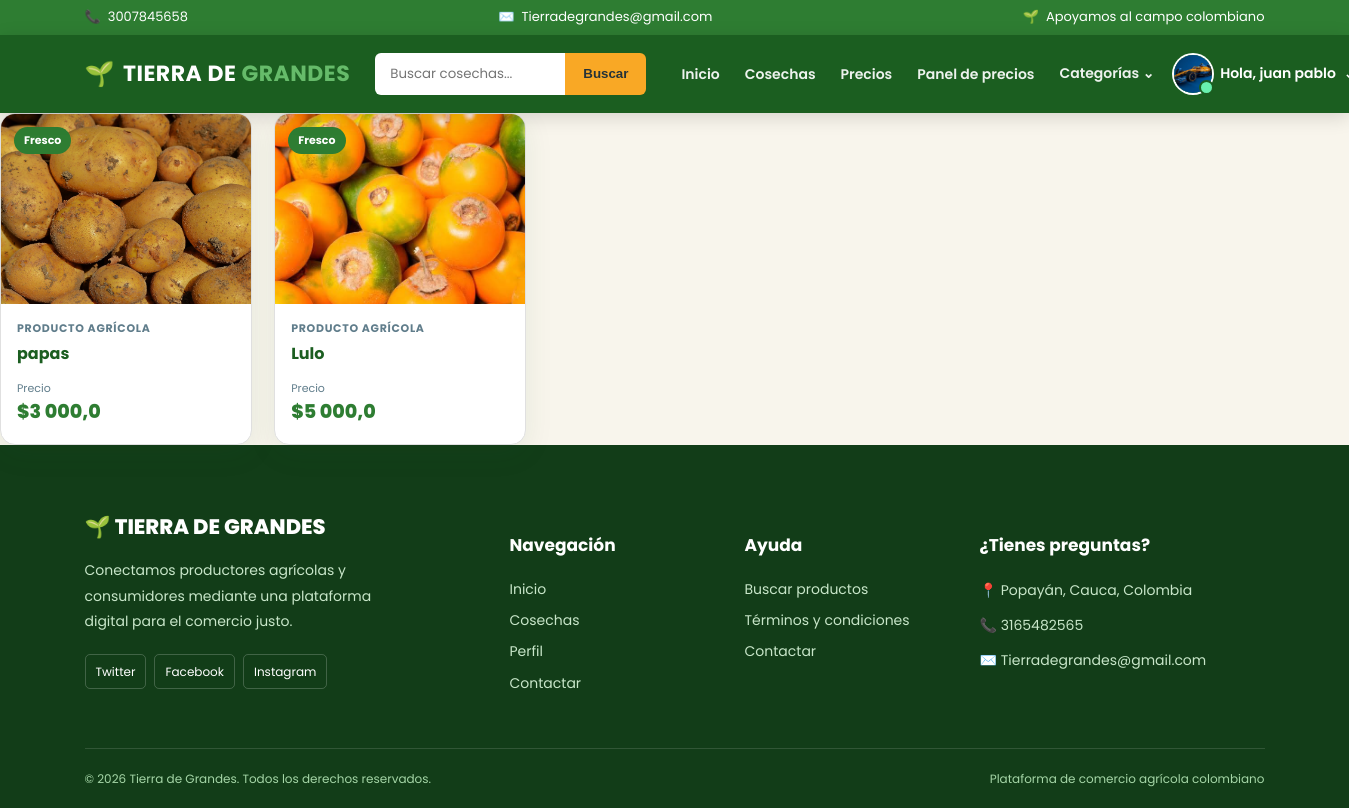
Screenshot of /productos_usuario/ (signed in) with the database file from the repository.
### cuentas/models.py (models this page shows, shortened)
class Cuentas (AbstractBaseUser):
    nombres = models.CharField(max_length=50)
    apellidos = models.CharField(max_length=50)
    nombreusuario = models.CharField(max_length=50, unique=True)
    email = models.CharField(max_length=100, unique=True)
    numero_telefono = models.CharField(max_length=50)
    date_joined = models.DateTimeField(auto_now_add=True)
    last_login = models.DateTimeField(auto_now_add=True)
    is_admin = models.BooleanField(default=False)
    is_staff = models.BooleanField(default=False)
    is_active = models.BooleanField(default=False)
    is_superadmin = models.BooleanField(default=False)
    USERNAME_FIELD = 'email'
    REQUIRED_FIELDS = ['nombreusuario', 'nombres', 'apellidos']
    objects = CuentaAdd()
    def full_nombre(self):
        return f'{self.nombres} {self.apellidos}'

class UserPerfil(models.Model):
    user = models.OneToOneField(Cuentas, on_delete=models.CASCADE)
    direccion_linea_1 = models.CharField(blank=True, max_length=100)
    direccion_linea_2 = models.CharField(blank=True, max_length=100)
    image_perfil = models.ImageField(upload_to='userperfil')
    ciudad = models.CharField(blank=True, max_length=20)
    departamento = models.CharField(blank=True, max_length=20)
    descripcion = models.TextField()
    instagram = models.URLField("Instagram", max_length=200, blank=True)
    tiktok = models.URLField("TikTok", max_length=200, blank=True)
    facebook = models.URLField("Facebook", max_length=200, blank=True)

### productos/models.py (models this page shows, shortened)
class Producto(models.Model):
    user = models.ForeignKey(Cuentas, on_delete=models.CASCADE, related_name='product')
    nombre = models.CharField(max_length=50)
    slug = AutoSlugField(populate_from='nombre')
    precio = models.FloatField()
    unidad_precio = models.CharField(max_length=10, choices=UNIDADES_PRECIO, default="kg")
    producto_sipsa = models.CharField(
        max_length=100, blank=True,
        help_text="Producto equivalente en el SIPSA, si tiene precio de referencia",
    )
    Informacion_de_produccion = models.CharField(max_length=100)
    image = models.ImageField()
    stock = models.IntegerField()
    timestamp = models.DateTimeField(default=timezone.now)
    descripcion = models.TextField()
    categoria = models.ForeignKey(Categoria, on_delete=models.CASCADE, related_name='productoscat')
    destacado = models.BooleanField(default=True)
    activo = models.BooleanField(default=True)
    fecha_creacion = models.DateTimeField(auto_now_add=True)
    modificacion_date = models.DateTimeField(auto_now=True)
    def get_url(self):
        return reverse('detalleproducto', args=[self.categoria.slug, self.slug])
    class Meta:
        verbose_name = 'Producto'
        verbose_name_plural = 'Productos'
        ordering = ['-id']

### productos/views.py (the view)
# urls.py: path('productos_usuario/', views.productos_usuario, name='productos_usuario'),
def productos_usuario (request):
    product = Producto.objects.all().filter(activo = True)
    context = {
        'product': product,
    }
    return render (request, 'productos.html', context)

### categorias/context_processors.py (called while the page is built)
def menu_links(request):
    links = Categoria.objects.all()
    return dict(links=links)

### categorias/models.py (called while the page is built)
    def get_url(self):
        return reverse('productos_categoria', args=[self.slug])

### tiera_de_grandes/templates/productos.html (shortened to what this page needs)
{% extends 'index.html' %}
{% load static %}
{% load humanize %}
{% block extra_css %}
    <link rel="stylesheet" href="{% static 'css/productos.css' %}">
{% endblock extra_css %}
{% block content %}
<section class="catalog">
    <div class="catalog-grid">
        {% for producto in product %}
            <article class="product-card">
                <a href="{{ producto.get_url }}" class="product-image-link">
                    {% if producto.image %}
                        <img src="{{ producto.image.url }}"
                             alt="{{ producto.nombre }}"
                             class="product-image"
                             loading="lazy">
                    {% else %}
                        <img src="{% static 'images/image_5.jpg' %}"
                             alt="Imagen no disponible"
                             class="product-image"
                             loading="lazy">
                    {% endif %}
                    <span class="product-label">Fresco</span>
                </a>
                <div class="product-info">
                    <span class="product-category">Producto agrícola</span>
                    <h3>
                        <a href="{{ producto.get_url }}">{{ producto.nombre }}</a>
                    </h3>
                    <div class="product-footer">
                        <div>
                            <span class="price-label">Precio</span>
                            <span class="product-price">${{ producto.precio|intcomma }}</span>
                        </div>
                    </div>
                </div>
            </article>
        {% empty %}
            <div class="empty-products">
                <div class="empty-icon" aria-hidden="true">🌾</div>
                <h3>No hay cosechas disponibles</h3>
                <p>Actualmente no hay productos publicados.</p>
            </div>
        {% endfor %}
    </div>
</section>
{% endblock content %}

### tiera_de_grandes/templates/index.html (shortened to what this page needs)
<!DOCTYPE html>
{% load humanize %}
{% load static %}
<html lang="es">
<head>
    <link rel="stylesheet" href="{% static 'css/index.css' %}">
    <link rel="stylesheet" href="{% static 'css/base_extra.css' %}">
    <link rel="stylesheet" href="{% static 'css/login_tdg.css' %}">
    {% block extra_css %}
    {% endblock extra_css %}
</head>
<body>
    <div class="top-bar">
        <div class="container">
            <div class="top-bar-content">
                <div class="top-item">
                    <span aria-hidden="true">📞</span>
                    <span>3007845658</span>
                </div>
                <div class="top-item">
                    <span aria-hidden="true">✉️</span>
                    <span>Tierradegrandes@gmail.com</span>
                </div>
                <div class="top-item top-message">
                    <span aria-hidden="true">🌱</span>
                    <span>Apoyamos al campo colombiano</span>
                </div>
            </div>
        </div>
    </div>
    <nav class="main-navbar" aria-label="Navegación principal">
        <div class="container">
            <div class="navbar-content">
                <a href="{% url 'inicio' %}" class="brand">
                    <span class="brand-icon" aria-hidden="true">🌱</span>
                    <span>TIERRA DE <strong>GRANDES</strong></span>
                </a>
                <form class="search-form" action="{% url 'buscador' %}" method="get" role="search">
                    <input type="search" name="keyword" placeholder="Buscar cosechas..." aria-label="Buscar productos">
                    <button type="submit">Buscar</button>
                </form>
                <div class="nav-menu">
                    <a href="{% url 'inicio' %}" class="nav-link">Inicio</a>
                    <a href="{% url 'verproducto' %}" class="nav-link">Cosechas</a>
                    <a href="{% url 'inteligencia_artificial:precios_referencia' %}" class="nav-link">Precios</a>
                    <a href="{% url 'inteligencia_artificial:panel_precios' %}" class="nav-link">Panel de precios</a>
                    <div class="nav-dropdown" data-dropdown>
                        <button class="nav-link dropdown-button"
                                type="button"
                                data-dropdown-toggle
                                aria-haspopup="true"
                                aria-expanded="false"
                                aria-controls="categoriasMenu">
                            Categorías <span aria-hidden="true">⌄</span>
                        </button>
                    </div>
                    {% if request.user.is_authenticated %}
                        {% with u=request.user %}
                        <div class="nav-dropdown" data-dropdown>
                            <button class="user-button"
                                    type="button"
                                    data-dropdown-toggle
                                    aria-haspopup="true"
                                    aria-expanded="false"
                                    aria-controls="userMenu">
                                <span class="user-avatar" aria-hidden="true">
                                    <span class="user-initial">{{ u.nombres|default:u.nombreusuario|default:"U"|slice:":1"|upper }}</span>
                                    {% if u.userperfil.image_perfil %}
                                        <img src="{{ u.userperfil.image_perfil.url }}"
                                             alt=""
                                             class="user-photo"
                                             onerror="this.remove()">
                                    {% endif %}
                                </span>
                                <span class="user-name">Hola, {{ u.nombres|default:u.nombreusuario|truncatechars:14 }}</span>
                                <span class="dropdown-caret" aria-hidden="true">⌄</span>
                            </button>
                        </div>
                        {% endwith %}
                    {% else %}
                        <a href="{% url 'login' %}" class="nav-link">Iniciar Sesión</a>
                        <a href="{% url 'registrar' %}" class="register-button">Regístrate</a>
                    {% endif %}
                </div>
            </div>
        </div>
    </nav>
    {% block content %}{% endblock content %}
    <footer class="footer">
        <div class="container">
            <div class="footer-grid">
                <div class="footer-column">
                    <a href="{% url 'inicio' %}" class="footer-brand">🌱 TIERRA DE GRANDES</a>
                    <p>
                        Conectamos productores agrícolas y
                        consumidores mediante una plataforma
                        digital para el comercio justo.
                    </p>
                    <div class="social-links">
                        <a href="https://twitter.com/?lang=es" target="_blank" rel="noopener noreferrer">Twitter</a>
                        <a href="https://www.facebook.com/profile.php?id=100084250750943" target="_blank" rel="noopener noreferrer">Facebook</a>
                        <a href="https://www.instagram.com/" target="_blank" rel="noopener noreferrer">Instagram</a>
                    </div>
                </div>
                <div class="footer-column">
                    <h4>Navegación</h4>
                    <a href="{% url 'inicio' %}">Inicio</a>
                    <a href="{% url 'verproducto' %}">Cosechas</a>
                    {% if request.user.is_authenticated %}
                        <a href="{% url 'perfil' %}">Perfil</a>
                    {% endif %}
                    <a href="{% url 'contactar' %}">Contactar</a>
                </div>
                <div class="footer-column">
                    <h4>Ayuda</h4>
                    <a href="{% url 'verproducto' %}">Buscar productos</a>
                    <a href="#">Términos y condiciones</a>
                    <a href="{% url 'contactar' %}">Contactar</a>
                </div>
                <div class="footer-column">
                    <h4>¿Tienes preguntas?</h4>
                    <p>📍 Popayán, Cauca, Colombia</p>
                    <p>📞 3165482565</p>
                    <p>✉️ Tierradegrandes@gmail.com</p>
                </div>
            </div>
            <div class="footer-bottom">
                <p>© {% now "Y" %} Tierra de Grandes. Todos los derechos reservados.</p>
                <p>Plataforma de comercio agrícola colombiano</p>
            </div>
        </div>
    </footer>
</body>
</html>

### tiera_de_grandes/static/css/index.css (style rules this page uses)
:root { --green-dark: #1B5E20; --green: #2E7D32; --green-light: #66BB6A; --green-soft: #E8F5E9; --cream: #F8F5EC; --cream-dark: #F1EBDD; --yellow: #F9A825; --yellow-dark: #F57F17; --brown: #795548; --text: #37474F; --text-light: #607D8B; --white: #FFFFFF; --border: #E0E0E0; --shadow: 0 8px 30px rgba(27, 94, 32, 0.08); --shadow-hover: 0 15px 35px rgba(27, 94, 32, 0.16); }
* { box-sizing: border-box; }
html { scroll-behavior: smooth; }
body { margin: 0; background: var(--cream); color: var(--text); font-family: "Poppins", sans-serif; line-height: 1.6; }
a { text-decoration: none; }
img { max-width: 100%; }
.container { width: 90%; max-width: 1180px; margin: 0 auto; }
.top-bar { background: var(--green); color: white; font-size: 13px; padding: 7px 0; }
.top-bar-content { display: flex; justify-content: space-between; align-items: center; gap: 20px; }
.top-item { display: flex; align-items: center; gap: 7px; }
.top-message { justify-content: flex-end; }
.main-navbar { position: sticky; top: 0; z-index: 1000; background: var(--green-dark); box-shadow: 0 4px 18px rgba(0, 0, 0, 0.14); }
.navbar-content { min-height: 78px; display: flex; align-items: center; gap: 25px; }
.brand { display: flex; align-items: center; gap: 8px; color: white; font-size: 22px; font-weight: 700; letter-spacing: .5px; white-space: nowrap; }
.brand-icon { font-size: 24px; }
.brand strong { color: var(--green-light); }
.search-form { display: flex; margin-left: auto; }
.search-form input { width: 190px; height: 42px; padding: 0 15px; border: none; outline: none; border-radius: 6px 0 0 6px; font-family: inherit; }
.search-form button { height: 42px; border: none; padding: 0 18px; background: var(--yellow); color: #263238; font-weight: 700; border-radius: 0 6px 6px 0; cursor: pointer; }
.nav-menu { display: flex; align-items: center; gap: 5px; }
.nav-link { color: rgba(255,255,255,.92); padding: 9px 10px; font-size: 14px; font-weight: 600; white-space: nowrap; }
.nav-dropdown { position: relative; }
.dropdown-button { background: transparent; border: none; font-family: inherit; cursor: pointer; }
.product-card { overflow: hidden; background: white; border: 1px solid var(--border); border-radius: 15px; box-shadow: var(--shadow); transition: .25s; }
.product-image-link { position: relative; display: block; overflow: hidden; }
.product-image { width: 100%; height: 220px; display: block; object-fit: cover; transition: .4s; }
.product-label { position: absolute; top: 13px; left: 13px; padding: 5px 10px; background: var(--green); color: white; border-radius: 50px; font-size: 11px; font-weight: 700; }
.product-info { padding: 20px; }
.product-category { color: var(--text-light); font-size: 11px; text-transform: uppercase; letter-spacing: .7px; font-weight: 700; }
.product-info h3 { min-height: 50px; margin: 7px 0 15px; font-size: 18px; line-height: 1.4; }
.product-info h3 a { color: var(--green-dark); font-weight: 700; }
.product-footer { display: flex; align-items: center; justify-content: space-between; gap: 10px; }
.price-label { display: block; color: var(--text-light); font-size: 11px; }
.product-price { color: var(--green); font-size: 21px; font-weight: 800; }
.footer { padding: 65px 0 20px; background: #123D18; color: #C8E6C9; }
.footer-grid { display: grid; grid-template-columns: 2fr 1fr 1fr 1.5fr; gap: 45px; }
.footer-brand { display: inline-block; margin-bottom: 15px; color: white; font-size: 21px; font-weight: 800; }
.footer-column p { max-width: 330px; margin: 0 0 10px; font-size: 14px; line-height: 1.8; }
.footer-column h4 { margin-bottom: 18px; color: white; font-size: 17px; font-weight: 700; }
.footer-column > a:not(.footer-brand) { display: block; margin-bottom: 9px; color: #C8E6C9; font-size: 14px; }
.social-links { display: flex; flex-wrap: wrap; gap: 8px; margin-top: 20px; }
.social-links a { padding: 7px 10px; border: 1px solid rgba(255,255,255,.2); border-radius: 5px; color: white; font-size: 12px; }
.footer-bottom { display: flex; justify-content: space-between; gap: 20px; margin-top: 45px; padding-top: 20px; border-top: 1px solid rgba(255,255,255,.13); color: #A5D6A7; font-size: 12px; }
.footer-bottom p { margin: 0; }

### rows the page displays
Cuentas: userperfil.image_perfil (picture), nombres "juan pablo"
Producto: image (picture), nombre "papas", precio "3 000,0"
Producto: image (picture), nombre "Lulo", precio "5 000,0"
